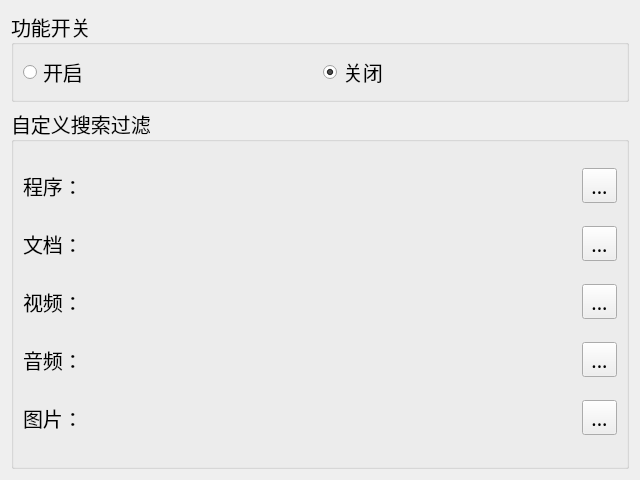
<?xml version="1.0" encoding="UTF-8"?>
<ui version="4.0">
 <class>SearchSettingWidget</class>
 <widget class="QWidget" name="SearchSettingWidget">
  <property name="geometry">
   <rect>
    <x>0</x>
    <y>0</y>
    <width>640</width>
    <height>480</height>
   </rect>
  </property>
  <property name="windowTitle">
   <string>Form</string>
  </property>
  <layout class="QVBoxLayout" name="verticalLayout" stretch="0,1">
   <item>
    <widget class="QGroupBox" name="switch_groupbox">
     <property name="font">
      <font>
       <family>微软雅黑</family>
       <pointsize>15</pointsize>
      </font>
     </property>
     <property name="title">
      <string>功能开关</string>
     </property>
     <layout class="QHBoxLayout" name="horizontalLayout" stretch="0,0">
      <item>
       <widget class="QRadioButton" name="on_radio">
        <property name="font">
         <font>
          <family>微软雅黑</family>
          <pointsize>15</pointsize>
         </font>
        </property>
        <property name="toolTip">
         <string>启用壁纸插件</string>
        </property>
        <property name="text">
         <string>开启</string>
        </property>
       </widget>
      </item>
      <item>
       <widget class="QRadioButton" name="off_radio">
        <property name="font">
         <font>
          <family>微软雅黑</family>
          <pointsize>15</pointsize>
         </font>
        </property>
        <property name="toolTip">
         <string>关闭壁纸插件</string>
        </property>
        <property name="text">
         <string>关闭</string>
        </property>
        <property name="checked">
         <bool>true</bool>
        </property>
       </widget>
      </item>
     </layout>
    </widget>
   </item>
   <item>
    <widget class="QGroupBox" name="groupBox">
     <property name="font">
      <font>
       <family>微软雅黑</family>
       <pointsize>15</pointsize>
      </font>
     </property>
     <property name="title">
      <string>自定义搜索过滤</string>
     </property>
     <layout class="QVBoxLayout" name="verticalLayout_2">
      <item>
       <layout class="QHBoxLayout" name="horizontalLayout_3" stretch="0,10,0">
        <item>
         <widget class="QLabel" name="label_6">
          <property name="text">
           <string>程序：</string>
          </property>
         </widget>
        </item>
        <item>
         <widget class="QLabel" name="program_label">
          <property name="font">
           <font>
            <family>微软雅黑</family>
            <pointsize>14</pointsize>
           </font>
          </property>
          <property name="text">
           <string/>
          </property>
         </widget>
        </item>
        <item>
         <widget class="QToolButton" name="program_button">
          <property name="font">
           <font>
            <family>微软雅黑</family>
            <pointsize>15</pointsize>
           </font>
          </property>
          <property name="text">
           <string>...</string>
          </property>
         </widget>
        </item>
       </layout>
      </item>
      <item>
       <layout class="QHBoxLayout" name="horizontalLayout_4" stretch="0,10,0">
        <item>
         <widget class="QLabel" name="label_7">
          <property name="text">
           <string>文档：</string>
          </property>
         </widget>
        </item>
        <item>
         <widget class="QLabel" name="document_label">
          <property name="font">
           <font>
            <family>微软雅黑</family>
            <pointsize>14</pointsize>
           </font>
          </property>
          <property name="text">
           <string/>
          </property>
         </widget>
        </item>
        <item>
         <widget class="QToolButton" name="document_button">
          <property name="font">
           <font>
            <family>微软雅黑</family>
            <pointsize>15</pointsize>
           </font>
          </property>
          <property name="text">
           <string>...</string>
          </property>
         </widget>
        </item>
       </layout>
      </item>
      <item>
       <layout class="QHBoxLayout" name="horizontalLayout_2" stretch="0,10,0">
        <item>
         <widget class="QLabel" name="label_8">
          <property name="text">
           <string>视频：</string>
          </property>
         </widget>
        </item>
        <item>
         <widget class="QLabel" name="video_label">
          <property name="font">
           <font>
            <family>微软雅黑</family>
            <pointsize>14</pointsize>
           </font>
          </property>
         </widget>
        </item>
        <item>
         <widget class="QToolButton" name="video_button">
          <property name="font">
           <font>
            <family>微软雅黑</family>
            <pointsize>15</pointsize>
           </font>
          </property>
          <property name="text">
           <string>...</string>
          </property>
         </widget>
        </item>
       </layout>
      </item>
      <item>
       <layout class="QHBoxLayout" name="horizontalLayout_6" stretch="0,10,0">
        <item>
         <widget class="QLabel" name="label_10">
          <property name="text">
           <string>音频：</string>
          </property>
         </widget>
        </item>
        <item>
         <widget class="QLabel" name="sound_label">
          <property name="font">
           <font>
            <family>微软雅黑</family>
            <pointsize>14</pointsize>
           </font>
          </property>
         </widget>
        </item>
        <item>
         <widget class="QToolButton" name="sound_button">
          <property name="font">
           <font>
            <family>微软雅黑</family>
            <pointsize>15</pointsize>
           </font>
          </property>
          <property name="text">
           <string>...</string>
          </property>
         </widget>
        </item>
       </layout>
      </item>
      <item>
       <layout class="QHBoxLayout" name="horizontalLayout_5" stretch="0,10,0">
        <item>
         <widget class="QLabel" name="label_9">
          <property name="text">
           <string>图片：</string>
          </property>
         </widget>
        </item>
        <item>
         <widget class="QLabel" name="image_label">
          <property name="font">
           <font>
            <family>微软雅黑</family>
            <pointsize>14</pointsize>
           </font>
          </property>
         </widget>
        </item>
        <item>
         <widget class="QToolButton" name="image_button">
          <property name="font">
           <font>
            <family>微软雅黑</family>
            <pointsize>15</pointsize>
           </font>
          </property>
          <property name="text">
           <string>...</string>
          </property>
         </widget>
        </item>
       </layout>
      </item>
     </layout>
    </widget>
   </item>
  </layout>
 </widget>
 <resources/>
 <connections/>
</ui>
